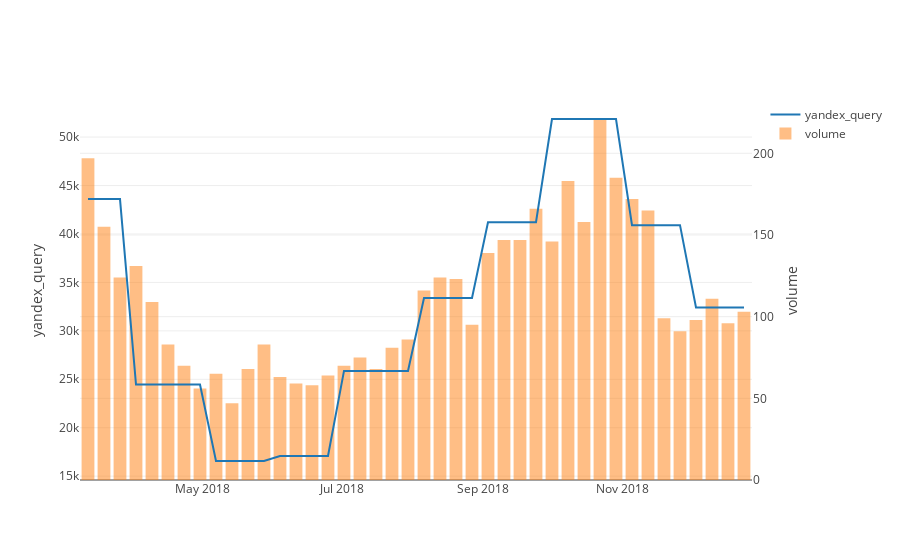

The notebook cell this image was saved under:
### Markdown cell above
Построим зависимость спроса от количества запросов в Яндексе

### Code cell
data_plot = [    
     
    go.Scatter(
        x=df['d1'],
        y=df['yandex_query'],
        name='yandex_query'
    ),

    
    go.Bar(
        x=df['d1'],
        y=df['volume'],
        name='volume',
        yaxis='y2',
        opacity=0.5
    ),
]

layout = go.Layout(
    yaxis=dict(
        overlaying='y2',        
        title='yandex_query'
    ),
    yaxis2=dict(
        side='right',
        title='volume'
    ),    
)

fig = go.Figure(data=data_plot, layout=layout)

ply.iplot(fig)

### Figure 1 — Plotly figure (JSON) as saved in the notebook; plotly's stock layout.template omitted (floating-point values rounded to 4 significant figures)
{"data": [{"name": "yandex_query", "type": "scatter", "uid": "c3472dc9-a6cc-11e9-8637-0008caf36d06", "x": ["2018-03-12", "2018-03-19", "2018-03-26", "2018-04-02", "2018-04-09", "2018-04-16", "2018-04-23", "2018-04-30", "2018-05-07", "2018-05-14", "2018-05-21", "2018-05-28", "2018-06-04", "2018-06-11", "2018-06-18", "2018-06-25", "2018-07-02", "2018-07-09", "2018-07-16", "2018-07-23", "2018-07-30", "2018-08-06", "2018-08-13", "2018-08-20", "2018-08-27", "2018-09-03", "2018-09-10", "2018-09-17", "2018-09-24", "2018-10-01", "2018-10-08", "2018-10-15", "2018-10-22", "2018-10-29", "2018-11-05", "2018-11-12", "2018-11-19", "2018-11-26", "2018-12-03", "2018-12-10", "2018-12-17", "2018-12-24"], "y": [43602, 43602, 43602, 24458, 24458, 24458, 24458, 24458, 16566, 16566, 16566, 16566, 17084, 17084, 17084, 17084, 25866, 25866, 25866, 25866, 25866, 33399, 33399, 33399, 33399, 41211, 41211, 41211, 41211, 51867, 51867, 51867, 51867, 51867, 40909, 40909, 40909, 40909, 32409, 32409, 32409, 32409]}, {"name": "volume", "opacity": 0.5, "type": "bar", "uid": "c3472dca-a6cc-11e9-8637-0008caf36d06", "x": ["2018-03-12", "2018-03-19", "2018-03-26", "2018-04-02", "2018-04-09", "2018-04-16", "2018-04-23", "2018-04-30", "2018-05-07", "2018-05-14", "2018-05-21", "2018-05-28", "2018-06-04", "2018-06-11", "2018-06-18", "2018-06-25", "2018-07-02", "2018-07-09", "2018-07-16", "2018-07-23", "2018-07-30", "2018-08-06", "2018-08-13", "2018-08-20", "2018-08-27", "2018-09-03", "2018-09-10", "2018-09-17", "2018-09-24", "2018-10-01", "2018-10-08", "2018-10-15", "2018-10-22", "2018-10-29", "2018-11-05", "2018-11-12", "2018-11-19", "2018-11-26", "2018-12-03", "2018-12-10", "2018-12-17", "2018-12-24"], "y": [197, 155, 124, 131, 109, 83, 70, 56, 65, 47, 68, 83, 63, 59, 58, 64, 70, 75, 68, 81, 86, 116, 124, 123, 95, 139, 147, 147, 166, 146, 183, 158, 221, 185, 172, 165, 99, 91, 98, 111, 96, 103], "yaxis": "y2"}], "layout": {"yaxis": {"overlaying": "y2", "title": "yandex_query"}, "yaxis2": {"side": "right", "title": "volume"}}}
